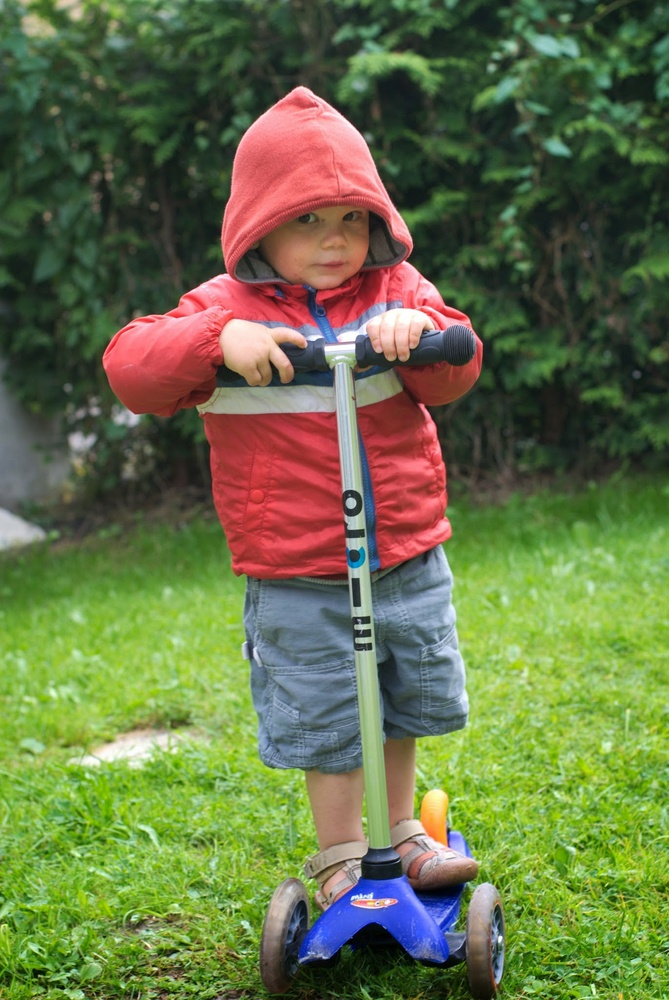
#> input picture labs/lab3/Data/oscar.jpg, 669 x 1000 px, shrunk from 1371 x 2048 before the run, found by its file name
$ jupyter execute LAB1_getting_started_opencv_new.ipynb   (shell and % lines are left out)
#> lines starting #> are read from the running program, lines starting #| are printed output that depends on the picture; after the words box and inside, x2 and y2 are one past the last pixel; in counts of white or black regions, pixels touching at a corner belong together
<center></center>

<h6><center></center></h6>

<h1>
<hr style="border:none; height:3px;">
<center>Lab 1: Getting Started with OpenCV - Color Representation Spaces</center>
<hr style="border:none; height:3px;">
</h1>

## Foreword
The practical sessions for the Computer Vision course will be conducted using the [OpenCV](http://opencv.org/) library as well as the [scikit image](https://scikit-image.org/) one in the environment of your choice, and they will involve applications of various concepts covered in the lectures.
OpenCV provides interfaces in C++, C, Python, and Java, allowing you to use the one that best suits your needs, with a preference for the Python interface. These notebooks use the Python interface, and the solutions will be provided in Python.


## Exercise 1: OpenCV's Hello World

To get started, you need to install the OpenCV library (version 4) on your computer. Numerous installation instructions are available on the official website:
+ [Installation](http://opencv.org/), under the Documentation - Tutorials or Quick Start section.

You can also use the following commands:

  `! pip install opencv-python`

and

   `! pip install opencv-contrib-python`

Once the installation is complete, you should be able to compile and run a program that opens and displays an image. An image in OpenCV is represented as a matrix: the **Mat** structure. A detailed explanation of this data structure is available in the [tutorial here](https://docs.opencv.org/4.7.0/d6/d6d/tutorial_mat_the_basic_image_container.html). In Python, it is represented as a numpy array. If you are not familiar with numpy, you can follow this excellent [tutorial](http://cs231n.github.io/python-numpy-tutorial/).

The code below demonstrates one way to load and display an image. Test it.

[cell 1]
import numpy as np
from matplotlib import pyplot as plt
import cv2

def loadImagebis(src):
#> called with src = './Images/oscar.jpg'
    img=cv2.imread(src,1)
#> img is the input picture: shape (1000, 669, 3); mean B, G, R 71.3, 113.4, 103
    rgb = cv2.cvtColor(img, cv2.COLOR_BGR2RGB)
    plt.imshow(rgb,interpolation='nearest')
    plt.show()

loadImagebis('./Images/oscar.jpg')

By default, images in OpenCV are in BGR format. It's important to keep this in mind when working with images. For example, refer to this short [post](https://medium.com/mlearning-ai/opencv-color-in-bgr-order-you-must-know-53470396d18c).

If you have never worked with images using OpenCV before, take the time to review the documentation for the functions used above, such as [`imread`](https://docs.opencv.org/4.x/d3/df2/tutorial_py_basic_ops.html).

## Exercise 2: Executing Some Simple Manipulations

Creating a black image of size $3 \times 3$

[cell 2]
img = np.zeros((3, 3, 3), dtype=np.uint8)

print(img)
plt.imshow(img)
plt.show()

print(img.shape)
print(img.size)
print(img.dtype)

Loading and converting an image to HSV

[cell 3]
img=cv2.imread('./Images/oscar.jpg',1)
print(img.shape, img.size,img.dtype)
#| (1000, 669, 3) 2007000 uint8

# to complete
hsv = cv2.cvtColor(img, cv2.COLOR_BGR2HSV)
#> hsv: shape (1000, 669, 3); mean H, S, V 60.6, 117.3, 129.8

Some manipulations on the channels

[cell 4]
# HSV channels
h = hsv[:,:,0]
s = hsv[:,:,1]
v = hsv[:,:,2]

# Visualisation of the individual color channels
f, (ax1, ax2, ax3) = plt.subplots(1, 3, figsize=(20,10))
ax1.set_title('H channel')
ax1.imshow(h, cmap='gray')
ax2.set_title('S channel')
ax2.imshow(s, cmap='gray')
ax3.set_title('V channel')
ax3.imshow(v, cmap='gray')

Try to select the red part in the image using the hue.

[cell 5]
# Attempt to select the red in the image using the hue channel
lower_red_hue = 170
upper_red_hue = 10

# Define the masked area using inRange function
# Plage 1 : [lower_red_hue : 179]
lower1 = np.array([lower_red_hue, 30, 30])
upper1 = np.array([179, 255, 255])
mask1  = cv2.inRange(hsv, lower1, upper1)
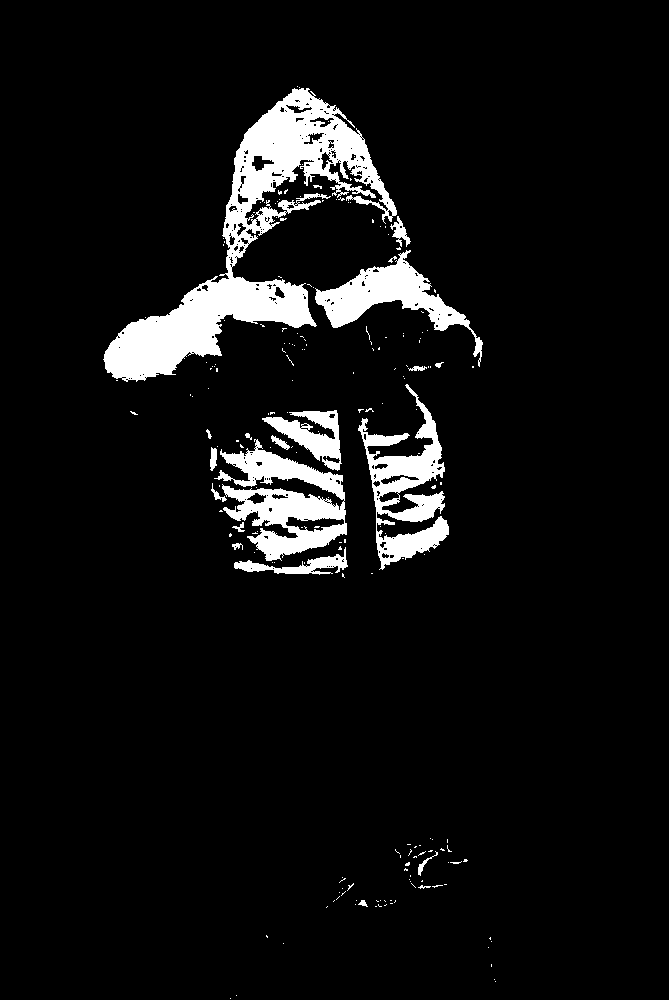
#> mask1: shape (1000, 669); 6.7% white; 198 white regions (177 under 20 px), largest, box (x1, y1, x2, y2) and area: (103, 88, 397, 382) 21726, (214, 439, 347, 561) 7307, (358, 384, 449, 570) 6210

# Plage 2 : [0 : upper_red_hue]
lower2 = np.array([0, 30, 30])
upper2 = np.array([upper_red_hue, 255, 255])
mask2  = cv2.inRange(hsv, lower2, upper2)
#> mask2: shape (1000, 669); 6.2% white; 325 white regions (267 under 20 px), largest, box (x1, y1, x2, y2) and area: (199, 412, 349, 581) 9421, (102, 85, 334, 418) 7005, (230, 160, 400, 292) 6976

# Fusion of the two masks
mask = cv2.bitwise_or(mask1, mask2)
#> mask: shape (1000, 669); 12.9% white; 118 white regions (91 under 20 px), largest, box (x1, y1, x2, y2) and area: (102, 85, 485, 571) 59537, (199, 410, 349, 581) 21184, (403, 850, 475, 889) 1294


# Convert image to monotone image
gray = cv2.cvtColor(hsv, cv2.COLOR_BGR2GRAY)

# Mask and display the image
result = cv2.bitwise_and(gray, gray, mask=mask)
# Display
plt.figure(figsize=(10,4))
plt.subplot(1,3,1); plt.title("Original"); plt.imshow(cv2.cvtColor(img, cv2.COLOR_BGR2RGB)); plt.axis("off")
plt.subplot(1,3,2); plt.title("Mask"); plt.imshow(mask, cmap="gray"); plt.axis("off")
plt.subplot(1,3,3); plt.title("Red selection"); plt.imshow(result, cmap="gray"); plt.axis("off")
plt.show()

Retrieving the blue channel from an RGB image using `split`.

[cell 6]
b, g, r = cv2.split(img)
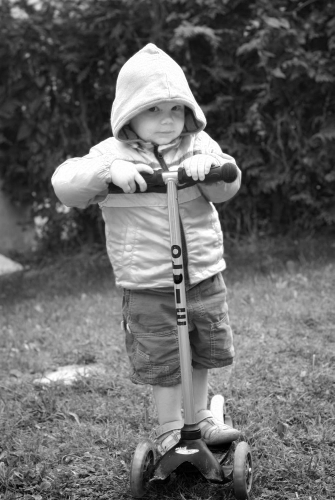
#> r: shape (1000, 669) (shown at 1/2 size); min 0, max 255, mean 103

plt.figure(figsize=(10,4))
plt.subplot(1,3,1); plt.title("Original (BGR)"); plt.imshow(cv2.cvtColor(img, cv2.COLOR_BGR2RGB)); plt.axis("off")
plt.subplot(1,3,2); plt.title("Blue Channel (b)"); plt.imshow(b, cmap="gray"); plt.axis("off")
plt.subplot(1,3,3); plt.title("Blue Channel (b)"); plt.imshow(b, cmap="Blues"); plt.axis("off") # Optionnel : Affichage en fausses couleurs bleues
plt.show()

Cette méthode isole simplement la composante d'intensité du bleu, sans appliquer de seuillage de couleur comme nous l'avons fait avec cv2.inRange() en HSV.

Get pixel at position (100,100)

[cell 7]
pixel_value = img[100, 100]
#> pixel_value = [43, 72, 47]
print(f"La valeur BGR du pixel à (100, 100) est : {pixel_value}")
#| La valeur BGR du pixel à (100, 100) est : [43 72 47]

$\text{pixel\_value} = [B, G, R]$:
-  $B$ : L'intensité du canal Bleu à cette position.
- $G$ : L'intensité du canal Vert à cette position.
- $R$ : L'intensité du canal Rouge à cette position.

## Exercise 3: First manipulations with OpenCV

Write a function **loadImage(name, colorspace)** to open a grayscale or color image, return it and its size.

[cell 8]
import os

[cell 9]
def loadImage(path, colorspace="grayscale"):
    """
    Open an impage in grayscale or color image, return it and return its size """
#> called with path = './Images/oscar.jpg', colorspace = 'color'
    if not os.path.exists(path):
        print(f"ERREUR: Le fichier image '{path}' n'existe pas.")
        return None, None
    if colorspace.lower() == "grayscale":
        img=cv2.imread(path, cv2.IMREAD_GRAYSCALE)
    elif colorspace.lower() == "color":
        img=cv2.imread(path, cv2.IMREAD_COLOR)
    if img is None:
        print(f"ERREUR: Impossible de charger l'image depuis '{path}'.")
        return None, None
    print(f"Image chargée depuis '{path}' avec succès.")
    print(f"Taille de l'image : {img.shape}, Nombre de pixels : {img.size}, Type de données : {img.dtype}")
#| Taille de l'image : (1000, 669, 3), Nombre de pixels : 2007000, Type de données : uint8
    return img, img.shape

[cell 10]
oscar_img, oscar_size = loadImage('./Images/oscar.jpg', colorspace="color")
#> oscar_size = (1000, 669, 3)

[cell 11]
plt.imshow(oscar_img) # Wrong color display, needs conversion to RGB
plt.imshow(cv2.cvtColor(img, cv2.COLOR_BGR2RGB))

Write a function **countPixels(I, k)** that returns the number of gray-level pixels $k$ in the image $I$. Be careful to work with a grayscale image. Do the same for a color image and a value $k$ equivalent to a triplet $(R,G,B)$.

[cell 12]
def compterPixels(I: np.ndarray ,k) -> int:
    """
    Count the number of pixels in the image I having value k.
    Args:
        I (np.ndarray): Image in grayscale or colour.
        k (int): Value of the pixel to count (0-255) or triplet (R,G,B).
    Returns:
        int: Nombre de pixels avec la valeur k.
    """
    is_grayscale = (I.ndim == 2 or (I.ndim == 3 and I.shape[2] == 1))
    if not is_grayscale:
        # Comptage vectorisé pour les 3 canaux
        # np.all vérifie l'égalité sur le dernier axe (canaux B, G, R)
        matches = np.all(I == np.array(k, dtype=I.dtype), axis=-1)
        count = np.sum(matches)
    if is_grayscale:
        count = np.sum(I == k)
    return count

[cell 13]
oscar_color_rgb = cv2.cvtColor(oscar_img, cv2.COLOR_BGR2RGB)
oscar_greyscale = cv2.cvtColor(oscar_img, cv2.COLOR_BGR2GRAY)
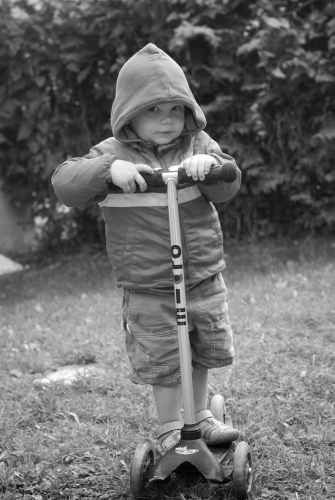
#> oscar_greyscale: shape (1000, 669) (shown at 1/2 size); min 0, max 255, mean 105.4

[cell 14]
compterPixels(I = oscar_greyscale, k = 255)
#> in compterPixels, `count = np.sum(I == k)`: count = 51
#> Out = 51

[cell 15]
compterPixels(I = oscar_color_rgb, k = (0, 0, 0))
#> Out = 0

Write a function **remplacePixels(I, k1,k2)** which saves, displays and returns the image corresponding to $I$ when the $k1$ values have been changed to $k2$.

[cell 16]
def remplacePixels(I: np.ndarray,k1,k2)-> np.ndarray:
#> called with k1 = 255, k2 = 128
    I_modified = I.copy()
    is_grayscale = (I.ndim == 2 or (I.ndim == 3 and I.shape[2] == 1))
    if is_grayscale:
        I_modified[I_modified == k1] = k2
#> I_modified: shape (1000, 669); 0.01% of pixels changed, all inside (x1, y1, x2, y2) = (136, 311, 424, 752)
    else:
        mask = np.all(I_modified == np.array(k1, dtype=I.dtype), axis=-1)
        I_modified[mask] = k2
    return I_modified

[cell 17]
oscar_greyscale_modified = remplacePixels(oscar_greyscale, 255, 128)
plt.imshow(oscar_greyscale_modified, cmap='gray')

[cell 18]
oscar_color_rgb_modified = remplacePixels(oscar_color_rgb, (255,0,0), (255,255,0))
plt.imshow(oscar_color_rgb_modified)

Write a function **inverseImage(I)** that returns the inverse image ($k'=255-k$).

[cell 19]
def inverseImage(I: np.ndarray) -> np.ndarray:
    """
    Inverse the pixel values of the image I.
    Args:
        I (np.ndarray): Image in grayscale or colour.
    Returns:
        np.ndarray: Image with inverted pixel values.
    """
    I_inverted = 255 - I
    return I_inverted

[cell 20]
oscar_greyscale_inverted = inverseImage(oscar_greyscale)
plt.imshow(oscar_greyscale_inverted, cmap='gray')

[cell 21]
oscar_color_rgb_inverted = inverseImage(oscar_color_rgb)
plt.imshow(oscar_color_rgb_inverted)

Write a function **histocompute(I)** that calculates, displays, and returns the histogram of the image *I*. For this, you can use the **cv2.calcHist** function from OpenCV or the **np.histogram** function from NumPy. A tutorial is available [here](http://docs.opencv.org/3.1.0/d1/db7/tutorial_py_histogram_begins.html). Make sure to thoroughly test the different parameters of the **cv2.calcHist** function.

[cell 22]
def histocompute(I):
    colors = ('b','g','r')
    for i, color in enumerate(colors):
        hist = cv2.calcHist([I], [i], None, [256], [0,256])

        plt.plot(hist, color=color)
        plt.xlim([0,256])
    plt.show()
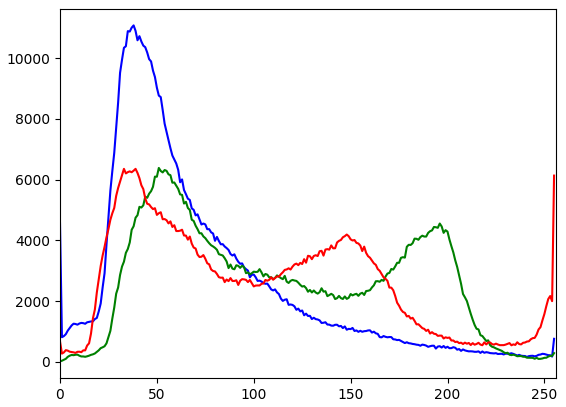
#> figure drawn by matplotlib, 1 panel; curve peaks at x = 38, y = 11082; curve peaks at x = 51, y = 6386; curve peaks at x = 33, y = 6356

    return hist

[cell 23]
histocompute(oscar_img)
#> Out = 256 values, max 6356 at index 33, min 270 at index 1, mean 2613.3

Write and test a function **threshold(I, s)** that returns a thresholded image *I* (pixels with values $> s$ are set to 255, and others are set to 0). You can use the **cv2.threshold** function. A tutorial is available [here](https://docs.opencv.org/4.7.0/d1/db7/tutorial_py_histogram_begins.html).

[cell 24]
def threshold(I,s):
#> called with s = 100
    _, I_thresh = cv2.threshold(I, s, 255, cv2.THRESH_BINARY)
    return I_thresh

[cell 25]
oscar_color_rgb_thresh = threshold(oscar_color_rgb, 100)
plt.imshow(oscar_color_rgb_thresh)

## Exercise 4: A simple algorithm for skin detection

The goal of this exercise is to design simple algorithms for detecting skin in images. This approach is based on several works from the literature, available on EDUNAO and in the `Articles_Documentation` folder, such as:

+ A Survey on Pixel-Based Skin Color Detection Techniques, Vezhnevets V., Sazonov V., Andreeva A, IN PROC. GRAPHICON-2003, 2003.
+ Statistical Color Models with Application to Skin Detection, Michael J. Jones, James M. Rehg, In Int. J. Comput. Vision 46, 1 (January 2002), 81-96.
+ A survey of skin-color modeling and detection methods, P. Kakumanu, S. Makrogiannis, N. Bourbakis. In Pattern Recogn. 40, 3 (March 2007), 1106-1122.

In particular, the following articles: *A survey of skin-color modeling and detection methods, P. Kakumanu, S. Makrogiannis, N. Bourbakis, IN Pattern Recognition, 2006*, and *A Survey on Pixel-Based Skin Color Detection Techniques, Vezhnevets V., Sazonov V., Andreeva A, IN PROC. GRAPHICON-2003, 2003* available in the `Articles_Documentation` folder, listing and describing the known approaches, will serve as the basis for developing your skin detection application. The general principle will involve using a database of *skin* examples and a database of *non-skin* examples, which will allow us to learn the skin color and build a model. As mentioned in the article, several questions arise:

+ The choice of the color representation space, particularly to ensure good separation between skin and non-skin.
+ How to construct the skin model (non-parametric or parametric).

### Image Dataset
For this lab, we will use a cleaned version of an existing dataset [the Pratheepan Dataset](http://web.fsktm.um.edu.my/~cschan/downloads_skin_dataset.html) available in the Data folder. You can also use the UCD Face Image Database but partially to keep a test dataset. All the images will be used to construct the skin model and the non-skin model. For the latter, additional images may be added to make the model more robust.

### A Simple First Method

The first method described in the article by Vezhnevets et al. consists of using a simple classification rule.

A pixel with (RGB) components is classified as a skin pixel if:

+ $R > 95$
+ $G > 40$
+ $B > 20$
+ $\max\{R,G,B\} - \min\{R,G,B\} > 15$
+ $|R-G| > 15$
+ $R > G$
+ $R > B$

Implement this method and test it on a few images from the dataset as well as on skin and non-skin images not present in the dataset. Comment and discuss your results.

Implementing this method will allow you to familiarize yourself with the main image manipulation functions (image traversal, pixel access, thresholding). By default, color images are in BGR, so the first component of a pixel corresponds to the blue channel rather than the red.

[cell 26]
class SkinDetectionSimple:
    """
    Class implementation of the first method described in the article by Vezhnevets et al.
    consisting of using a simple classification rule.
    A pixel with (RGB) components is classified as a skin pixel if:

    - R > 95
    - G > 40
    - B > 20
    - \max\{R,G,B\} - \min\{R,G,B\} > 15
    - |R-G| > 15
    - R > G
    - R > B
    """
    def __init__(self, color="color"):
        self.color = color

    def _is_r_above_threshold(self, R, threshold=95):
#> called with threshold = 95
        return R > threshold
#> returned value: shape (1000, 669) bool; 49.7% white; 430 white regions (338 under 20 px), largest, box (x1, y1, x2, y2) and area: (0, 85, 669, 1000) 312906, (0, 395, 96, 506) 4107, (346, 42, 439, 90) 1682

    def _is_g_above_threshold(self, G, threshold=40):
#> called with threshold = 40
        return G > threshold
#> returned value: shape (1000, 669) bool; 91.8% white; 663 black regions (501 under 20 px), largest, box (x1, y1, x2, y2) and area: (265, 922, 466, 1000) 5689, (511, 370, 632, 471) 4755, (142, 120, 227, 266) 3572

    def _is_b_above_threshold(self, B, threshold=20):
#> called with threshold = 20
        return B > threshold
#> returned value: shape (1000, 669) bool; 95.7% white; 1464 black regions (1255 under 20 px), largest, box (x1, y1, x2, y2) and area: (263, 925, 497, 1000) 7577, (563, 926, 640, 958) 698, (12, 964, 61, 1000) 625

    def _is_max_min_difference_above_threshold(self, R, G, B, threshold=15):
#> called with threshold = 15
        stacked_channels = np.stack([R, G, B], axis=-1)
        max_rgb = np.max(stacked_channels, axis=-1)
        min_rgb = np.min(stacked_channels, axis=-1)
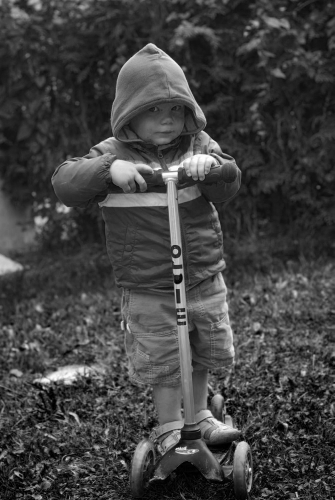
#> min_rgb: shape (1000, 669) (shown at 1/2 size); min 0, max 255, mean 65.6
        return (max_rgb - min_rgb) > threshold
#> returned value: shape (1000, 669) bool; 83.7% white; 374 black regions (247 under 20 px), largest, box (x1, y1, x2, y2) and area: (0, 378, 213, 549) 18281, (429, 338, 628, 492) 13203, (469, 168, 669, 346) 12669

    def _is_R_minus_G_above_threshold(self, R, G, threshold=15):
#> called with threshold = 15
        return np.abs(R - G) > threshold
#> returned value: shape (1000, 669) bool; 95.6% white; 501 black regions (378 under 20 px), largest, box (x1, y1, x2, y2) and area: (52, 458, 219, 551) 3746, (260, 878, 308, 994) 2255, (465, 458, 555, 504) 1822

    def _is_R_greater_than_G(self, R, G):
        return R > G
#> returned value: shape (1000, 669) bool; 18.7% white; 206 white regions (127 under 20 px), largest, box (x1, y1, x2, y2) and area: (100, 78, 485, 581) 96186, (384, 737, 478, 892) 7344, (305, 768, 369, 911) 6310

    def _is_R_greater_than_B(self, R, B):
        return R > B
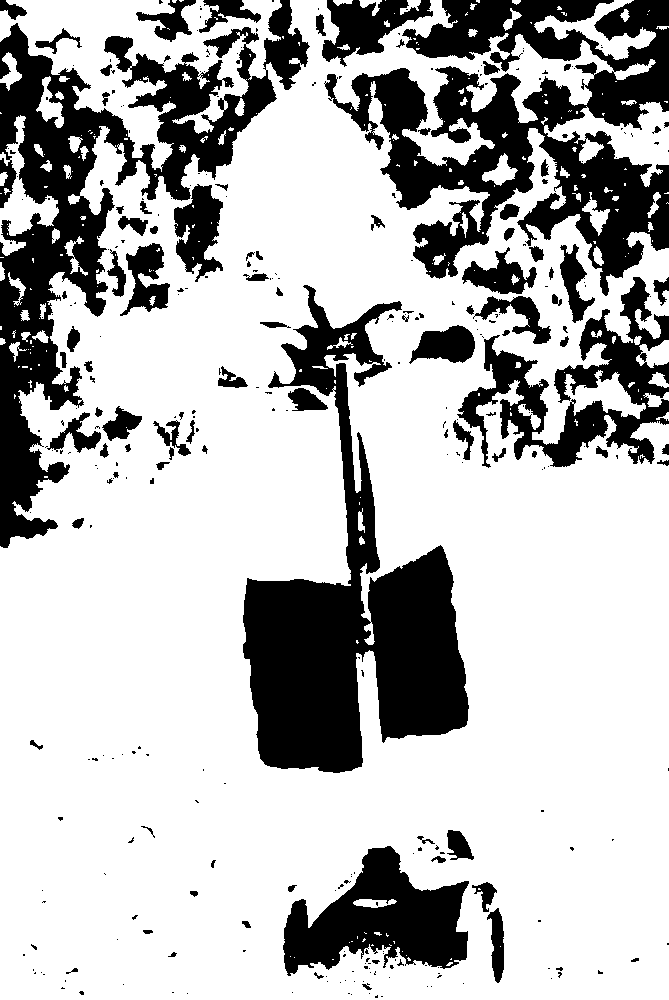
#> returned value: shape (1000, 669) bool; 72.3% white; 334 black regions (237 under 20 px), largest, box (x1, y1, x2, y2) and area: (324, 0, 669, 296) 44668, (243, 285, 469, 773) 44381, (0, 0, 310, 548) 42382

    def skindetectionsimple(self, I):
        B = I[:, :, 0]
        G = I[:, :, 1]
        R = I[:, :, 2]

        cond1 = self._is_r_above_threshold(R)
        cond2 = self._is_g_above_threshold(G)
        cond3 = self._is_b_above_threshold(B)
        cond4 = self._is_max_min_difference_above_threshold(R, G, B)
        cond5 = self._is_R_minus_G_above_threshold(R, G)
        cond6 = self._is_R_greater_than_G(R, G)
        cond7 = self._is_R_greater_than_B(R, B)
        skin_mask = cond1 & cond2 & cond3 & cond4 & cond5 & cond6 & cond7
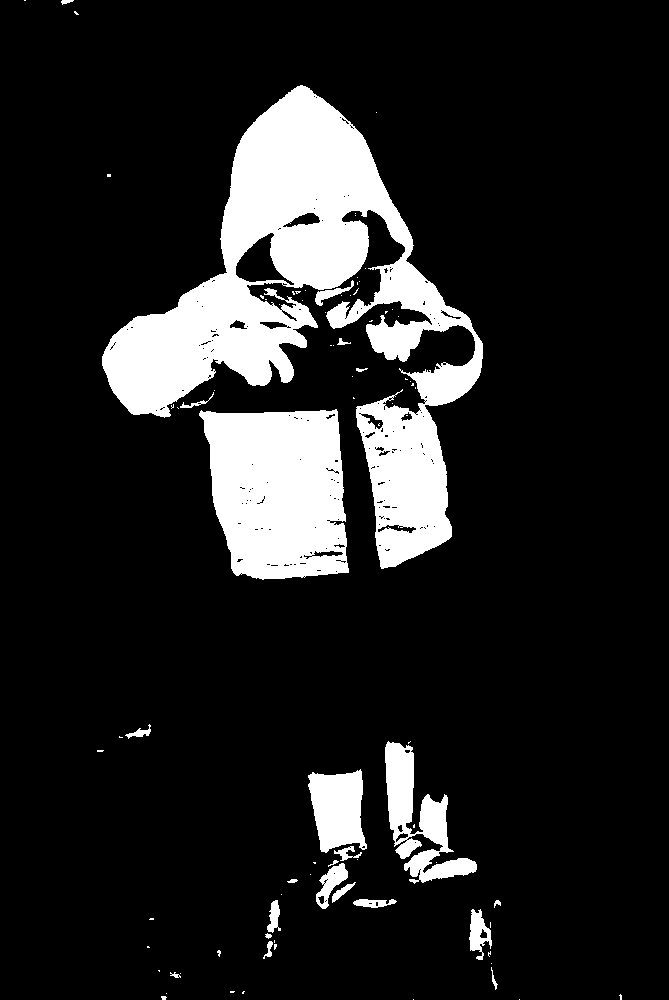
#> skin_mask: shape (1000, 669) bool; 13.7% white; 88 white regions (65 under 20 px), largest, box (x1, y1, x2, y2) and area: (102, 85, 483, 569) 59299, (199, 409, 349, 580) 20622, (385, 741, 477, 884) 5146
        skin_mask = skin_mask.astype(np.uint8) * 255
        return skin_mask
